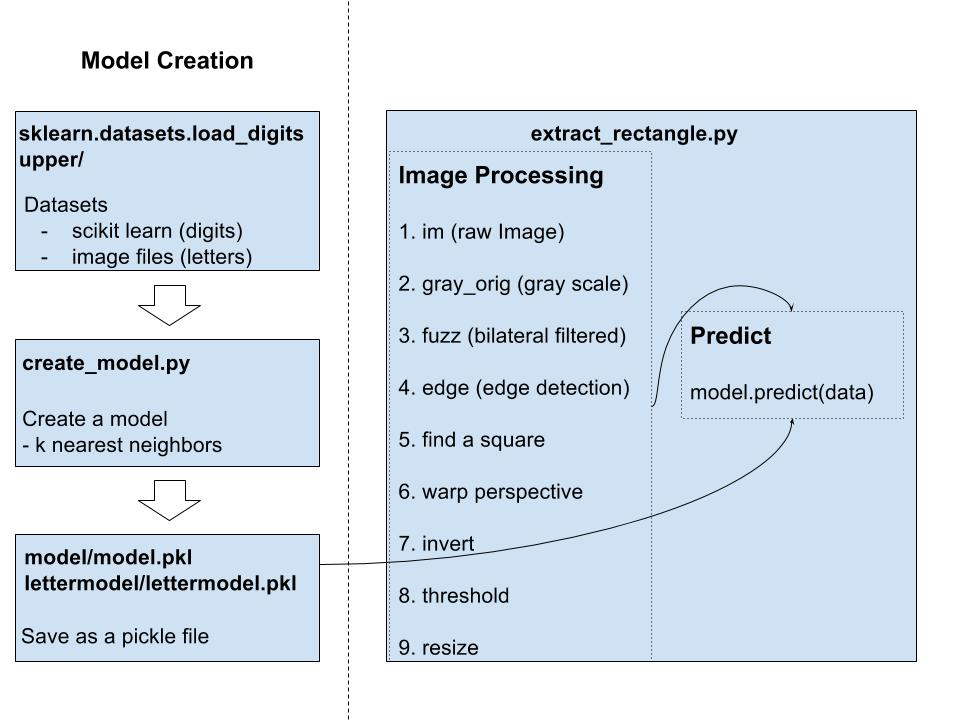
#> input picture compvision_system.jpg, 960 x 720 px
$ python extract_rectangle.py compvision_system.jpg   (Python 2 division)
#> lines starting #> are read from the running program, lines starting #| are printed output that depends on the picture; after the words box and inside, x2 and y2 are one past the last pixel; in counts of white or black regions, pixels touching at a corner belong together
import cv2
import numpy as np
from sys import argv
from sklearn.externals import joblib

# Much of the rectangle extraction is taken from here:
# http://www.pyimagesearch.com/2014/04/21/building-pokedex-python-finding-game-boy-screen-step-4-6/

def invertImg(imagem):
    imagem = (255-imagem)
    return imagem

# Read an image file in images folder.
im = cv2.imread(argv[1])
#> im is the input picture: shape (720, 960, 3); mean B, G, R 237.7, 227.9, 217.2

# Save a grayscale copy of the original
gray_orig = cv2.cvtColor(im, cv2.COLOR_BGR2GRAY)
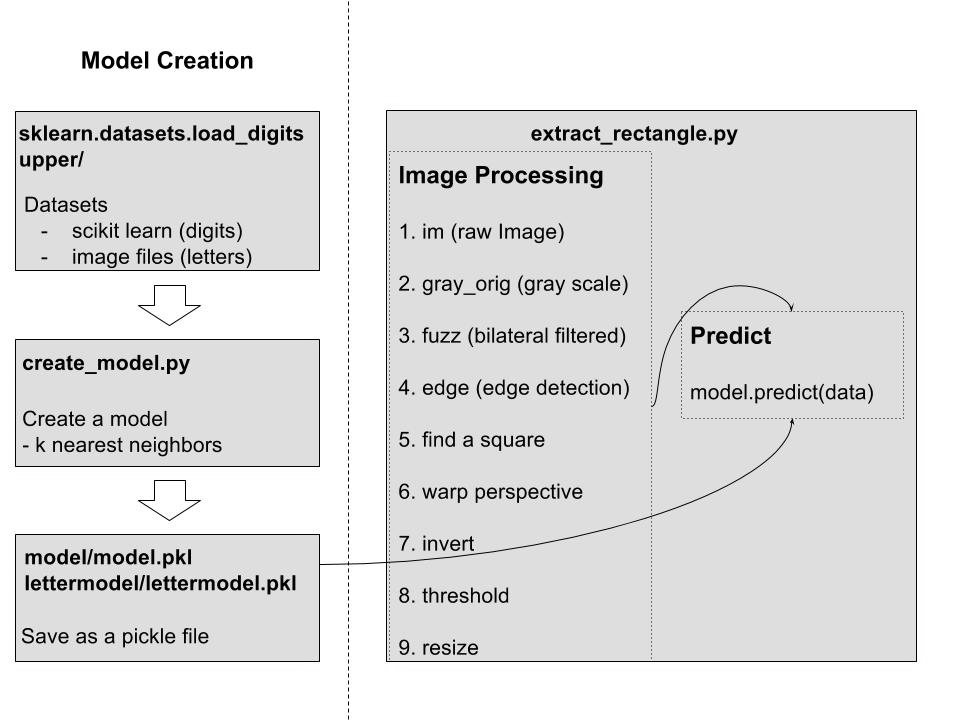
#> gray_orig: shape (720, 960); min 0, max 255, mean 225.8

# Fuzzing to denoise
fuzzed = cv2.bilateralFilter(gray_orig, 9, 75, 75)

# Edge detection
edged = cv2.Canny(fuzzed, 0, 1)
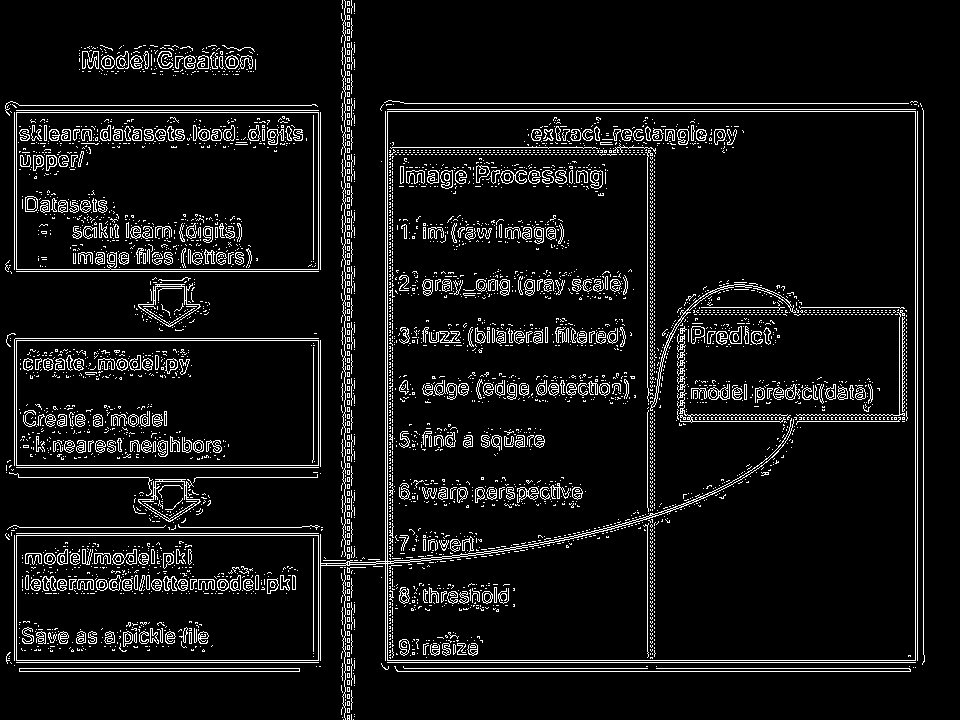
#> edged: shape (720, 960); 7.4% white in thin lines or dots
cv2.imshow("edged", edged)

# Locate contours and extract those with 4 vertices
(cnts, _) = cv2.findContours(edged.copy(), cv2.RETR_TREE, cv2.CHAIN_APPROX_SIMPLE)
#> cnts = 5493 contours, 4843 with area under 20; largest, box (x1, y1, x2, y2) and area: (320, 111, 916, 661) 290016, (387, 111, 916, 661) 288972, (16, 112, 319, 270) 47413, (16, 112, 319, 270) 47408, (16, 535, 319, 661) 37750
cnts = sorted(cnts, key = cv2.contourArea, reverse = True)

rect_cnt = None
for c in cnts:
    peri = cv2.arcLength(c, True)
    approx = cv2.approxPolyDP(c, 0.02 * peri, True)

    # Check for four sides and a reasonably large perimeter.
    if len(approx) == 4 and peri > 100:
        # Order vertices as top-left, top-right, bottom-right, bottom-left
        pts = approx.reshape(4, 2)
        rect = np.zeros((4, 2), dtype = "float32")
        center = pts.mean(axis = 0)

        try:
            rect[:2] = sorted([pt for pt in pts if pt[1] < center[1]], key = lambda p: p[0])
            rect[2:] = sorted([pt for pt in pts if pt[1] >= center[1]], key = lambda p: p[0], reverse = True)
        except:
            print "corner order didn't work"
            continue

        # Calculate dimensions
        tl, tr, br, bl = rect
        width = int(max(
            np.sqrt(((br[0] - bl[0]) ** 2) + ((br[1] - bl[1]) ** 2)),
            np.sqrt(((tr[0] - tl[0]) ** 2) + ((tr[1] - tl[1]) ** 2))
        ))
        height = int(max(
            np.sqrt(((tr[0] - br[0]) ** 2) + ((tr[1] - br[1]) ** 2)),
            np.sqrt(((tl[0] - bl[0]) ** 2) + ((tl[1] - bl[1]) ** 2))
        ))
        dst = np.array(
            [
                [0, 0],
                [width - 1, 0],
                [width - 1, height - 1],
                [0, height - 1]
            ],
            dtype = "float32"
        )

        # See if the rectangle is square. Gave a tolerance of 30% of the max for each sides.
        # Then draw contour, pass it to the next step.
        if abs(width - height) < 0.3 * max(width, height):
            rect_cnt = approx
            cv2.drawContours(im, [rect_cnt], -1, (0, 255, 0), 3)
            break
#> this loop made 5493 passes
#> (peri, center, tl, tr, br, bl, width, height) on passes 4, 7, 8: (963.1, [167, 190.5], [16, 113], [317, 112], [318, 268], [17, 269], 301, 156), (851.7, [167, 597.5], [16, 536], [317, 535], [318, 659], [17, 660], 301, 124), (851.7, [167, 402.5], [16, 341], [317, 340], [318, 464], [17, 465], 301, 124)
#> (peri, pts, center, width, height, dst) on passes 3, 5, 6: (918.8, [[16, 112], [16, 269], [318, 269], [318, 112]], [167, 190.5], 302, 157, [[0, 0], [301, 0], [301, 156], [0, 156]]), (854, [[16, 535], [16, 660], [318, 660], [318, 535]], [167, 597.5], 302, 125, [[0, 0], [301, 0], [301, 124], [0, 124]]), (854, [[16, 340], [16, 465], [318, 465], [318, 340]], [167, 402.5], 302, 125, [[0, 0], [301, 0], [301, 124], [0, 124]])
#| corner order didn't work
#| corner order didn't work
#| corner order didn't work
#| corner order didn't work

# If no square was found, exit
if rect_cnt is None:
    print "no square contour found"
    exit(0)
#> (the program exits here)
